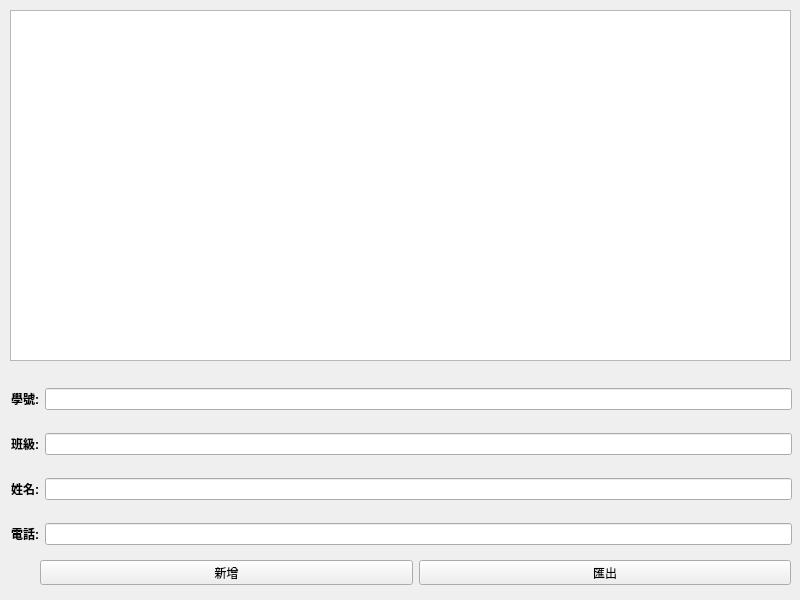
<?xml version="1.0" encoding="UTF-8"?>
<ui version="4.0">
 <class>MyWidget</class>
 <widget class="QWidget" name="MyWidget">
  <property name="geometry">
   <rect>
    <x>0</x>
    <y>0</y>
    <width>800</width>
    <height>600</height>
   </rect>
  </property>
  <property name="windowTitle">
   <string>MyWidget</string>
  </property>
  <widget class="QTableWidget" name="tableWidget">
   <property name="geometry">
    <rect>
     <x>10</x>
     <y>10</y>
     <width>781</width>
     <height>351</height>
    </rect>
   </property>
  </widget>
  <widget class="QWidget" name="">
   <property name="geometry">
    <rect>
     <x>40</x>
     <y>560</y>
     <width>751</width>
     <height>25</height>
    </rect>
   </property>
   <layout class="QHBoxLayout" name="horizontalLayout">
    <item>
     <widget class="QPushButton" name="pushButton">
      <property name="text">
       <string>新增</string>
      </property>
     </widget>
    </item>
    <item>
     <widget class="QPushButton" name="pushButton_2">
      <property name="text">
       <string>匯出</string>
      </property>
     </widget>
    </item>
   </layout>
  </widget>
  <widget class="QWidget" name="">
   <property name="geometry">
    <rect>
     <x>11</x>
     <y>371</y>
     <width>781</width>
     <height>191</height>
    </rect>
   </property>
   <layout class="QGridLayout" name="gridLayout">
    <item row="0" column="0">
     <widget class="QLabel" name="label_1">
      <property name="font">
       <font>
        <bold>true</bold>
       </font>
      </property>
      <property name="text">
       <string>學號:</string>
      </property>
      <property name="alignment">
       <set>Qt::AlignmentFlag::AlignRight|Qt::AlignmentFlag::AlignTrailing|Qt::AlignmentFlag::AlignVCenter</set>
      </property>
     </widget>
    </item>
    <item row="0" column="1">
     <widget class="QLineEdit" name="lineEdit_1"/>
    </item>
    <item row="1" column="0">
     <widget class="QLabel" name="label_2">
      <property name="font">
       <font>
        <bold>true</bold>
       </font>
      </property>
      <property name="text">
       <string>班級:</string>
      </property>
      <property name="alignment">
       <set>Qt::AlignmentFlag::AlignRight|Qt::AlignmentFlag::AlignTrailing|Qt::AlignmentFlag::AlignVCenter</set>
      </property>
     </widget>
    </item>
    <item row="1" column="1">
     <widget class="QLineEdit" name="lineEdit_2"/>
    </item>
    <item row="2" column="0">
     <widget class="QLabel" name="label_3">
      <property name="font">
       <font>
        <bold>true</bold>
       </font>
      </property>
      <property name="text">
       <string>姓名:</string>
      </property>
      <property name="alignment">
       <set>Qt::AlignmentFlag::AlignRight|Qt::AlignmentFlag::AlignTrailing|Qt::AlignmentFlag::AlignVCenter</set>
      </property>
     </widget>
    </item>
    <item row="2" column="1">
     <widget class="QLineEdit" name="lineEdit_3"/>
    </item>
    <item row="3" column="0">
     <widget class="QLabel" name="label_4">
      <property name="font">
       <font>
        <bold>true</bold>
       </font>
      </property>
      <property name="text">
       <string>電話:</string>
      </property>
      <property name="alignment">
       <set>Qt::AlignmentFlag::AlignRight|Qt::AlignmentFlag::AlignTrailing|Qt::AlignmentFlag::AlignVCenter</set>
      </property>
     </widget>
    </item>
    <item row="3" column="1">
     <widget class="QLineEdit" name="lineEdit_4"/>
    </item>
   </layout>
  </widget>
 </widget>
 <resources/>
 <connections/>
</ui>
